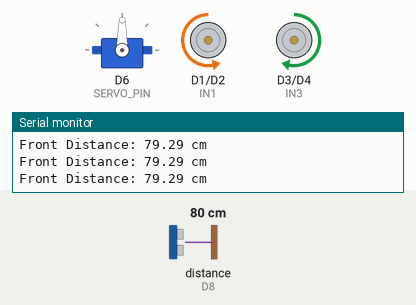
This sketch was run on a simulated ESP8266 (NodeMCU). On the bench: servo, motor-driver pin pairs drawn as motors (green arrow = first pin HIGH = forward, orange = second pin HIGH = backward, longer = more drive, scaled by the enable pin), the last lines printed to the serial monitor. Wiring (inferred from the names in the program): ultrasonic range finder: trigger D7; echo D8. The inputs (shaded band) are chosen by the test bench; at power-on: distance to the obstacle (sensor on D8) 80 cm. The echo pulse lasts 58.3 µs per cm.

Above: at 1.2 s.
1.3 s: distance to the obstacle (sensor on D8) set to 33 cm
2.8 s: distance to the obstacle (sensor on D8) set to 28 cm
At 4.6 s:
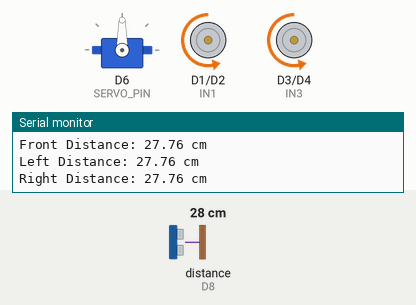
5.8 s: distance to the obstacle (sensor on D8) set to 35 cm
At 7.3 s:
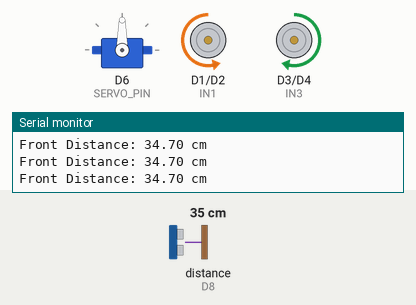
8.3 s: distance to the obstacle (sensor on D8) set to 2 cm
At 8.98 s:
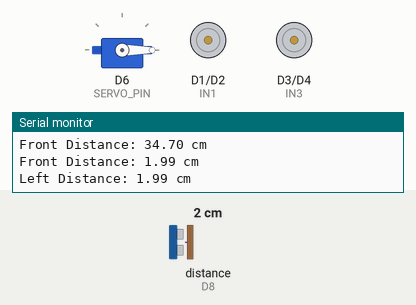
Timing chart, 0 to 12.3 s (numbered marks = the images above; inputs shaded):
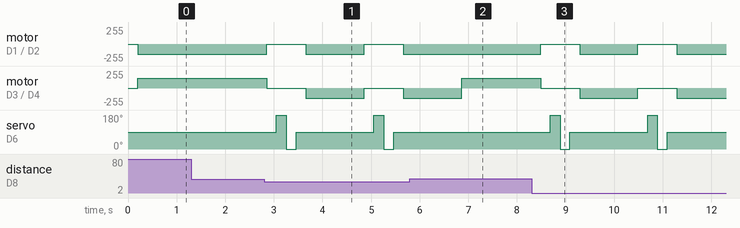

The sketch:

Servo_HC_SR04_esp8286_code.ino
```cpp
#include <Servo.h>

// Ultrasonic Sensor PINs
#define TRIG_PIN D7    // GPIO13 - connected to Ultrasonic Sensor's TRIG pin
#define ECHO_PIN D8    // GPIO15 - connected to Ultrasonic Sensor's ECHO pin
#define SERVO_PIN D6   // GPIO12 - connected to Servo Motor (for sensor scanning)

// Motor PINs
#define ENA D0    // GPIO16 - Motor A Enable
#define IN1 D1    // GPIO5  - Motor A Input 1
#define IN2 D2    // GPIO4  - Motor A Input 2
#define IN3 D3    // GPIO0  - Motor B Input 1
#define IN4 D4    // GPIO2  - Motor B Input 2
#define ENB D5    // GPIO14 - Motor B Enable

Servo servo;

// Constants
const int OBSTACLE_DISTANCE = 30; // Distance threshold in cm
const int MOTOR_SPEED = 150;      // PWM speed (0-255)
const int SCAN_DELAY = 200;       // Delay for servo movement

void setup() {
  // Initialize pins
  pinMode(TRIG_PIN, OUTPUT);
  pinMode(ECHO_PIN, INPUT);
  pinMode(ENA, OUTPUT);
  pinMode(IN1, OUTPUT);
  pinMode(IN2, OUTPUT);
  pinMode(IN3, OUTPUT);
  pinMode(IN4, OUTPUT);
  pinMode(ENB, OUTPUT);

  // Attach servo with specific pulse widths
  servo.attach(SERVO_PIN, 500, 2400);
  servo.write(90); // Center the servo

  // Start Serial for debugging
  Serial.begin(9600);
}

float getDistance() {
  // Send ultrasonic pulse
  digitalWrite(TRIG_PIN, HIGH);
  delayMicroseconds(10);
  digitalWrite(TRIG_PIN, LOW);

  // Measure echo time
  long duration = pulseIn(ECHO_PIN, HIGH, 30000); // Timeout after 30ms
  // Calculate distance in cm
  float distance = duration ? 0.017 * duration : 1000; // Return large value if no echo

  return distance;
}

void moveForward() {
  digitalWrite(IN1, LOW);
  digitalWrite(IN2, HIGH);  // Motor A forward
  digitalWrite(IN3, HIGH);
  digitalWrite(IN4, LOW);   // Motor B forward
  analogWrite(ENA, MOTOR_SPEED);
  analogWrite(ENB, MOTOR_SPEED);
}

void turnLeft() {
  digitalWrite(IN1, HIGH);
  digitalWrite(IN2, LOW);   // Motor A backward
  digitalWrite(IN3, HIGH);
  digitalWrite(IN4, LOW);   // Motor B forward
  analogWrite(ENA, MOTOR_SPEED);
  analogWrite(ENB, MOTOR_SPEED);
}

void turnRight() {
  digitalWrite(IN1, LOW);
  digitalWrite(IN2, HIGH);  // Motor A forward
  digitalWrite(IN3, LOW);
  digitalWrite(IN4, HIGH);  // Motor B backward
  analogWrite(ENA, MOTOR_SPEED);
  analogWrite(ENB, MOTOR_SPEED);
}

void stopMotors() {
  digitalWrite(IN1, LOW);
  digitalWrite(IN2, LOW);
  digitalWrite(IN3, LOW);
  digitalWrite(IN4, LOW);
  analogWrite(ENA, 0);
  analogWrite(ENB, 0);
}

void loop() {
  // Look forward
  servo.write(90);
  delay(SCAN_DELAY);
  float frontDistance = getDistance();
  Serial.print("Front Distance: ");
  Serial.print(frontDistance);
  Serial.println(" cm");

  if (frontDistance < OBSTACLE_DISTANCE && frontDistance > 0) {
    stopMotors();
    delay(200);

    // Scan left (180 degrees)
    servo.write(180);
    delay(SCAN_DELAY);
    float leftDistance = getDistance();
    Serial.print("Left Distance: ");
    Serial.print(leftDistance);
    Serial.println(" cm");

    // Scan right (0 degrees)
    servo.write(0);
    delay(SCAN_DELAY);
    float rightDistance = getDistance();
    Serial.print("Right Distance: ");
    Serial.print(rightDistance);
    Serial.println(" cm");

    // Return servo to center
    servo.write(90);
    delay(SCAN_DELAY);

    // Decide which way to turn
    if (leftDistance > rightDistance && leftDistance > OBSTACLE_DISTANCE) {
      turnLeft();
      delay(500); // Turn for a short duration
    } else if (rightDistance > OBSTACLE_DISTANCE) {
      turnRight();
      delay(500); // Turn for a short duration
    } else {
      // If both directions are blocked, turn right by default
      turnRight();
      delay(1000); // Turn longer to try escaping
    }
  } else {
    moveForward();
  }
}
```

Measured:
- the behaviour switches between 31 and 30 cm on distance to the obstacle (sensor on D8) (found by bisection; images 0 and 1)
- after the input at 2.8 s, motor on D1 (IN1) / D2 (IN2), motor on D3 (IN3) / D4 (IN4): alternates backward 150/255 for 1.2 s and stopped for 0.80 s, starting after 0.05 s; servo on D6 (SERVO_PIN): 90° → 180° after 0.25 s, → 0° 0.20 s later, → 90° 0.20 s later, → 180° 1.6 s later, … (6 changes in this stretch)
- after the input at 5.8 s, motor on D1 (IN1) / D2 (IN2): stays backward 150/255 (without the input it goes to stopped after 1.1 s); servo on D6 (SERVO_PIN): stays 90° (without the input it goes to 180° after 1.3 s)
- after the input at 8.3 s, motor on D1 (IN1) / D2 (IN2), motor on D3 (IN3) / D4 (IN4): alternates backward 150/255 for 1.2 s and stopped for 0.80 s, starting after 0.19 s; servo on D6 (SERVO_PIN): 90° → 180° after 0.39 s, → 0° 0.20 s later, → 90° 0.20 s later, → 180° 1.6 s later, … (6 changes in this stretch)
